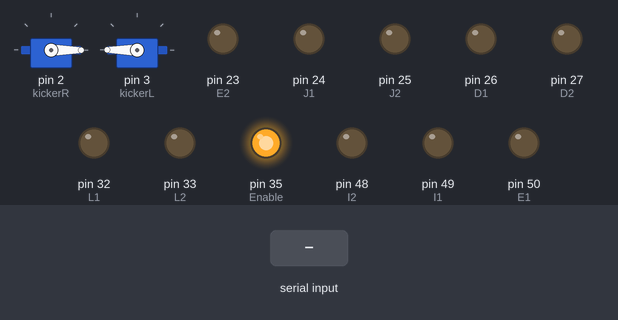
This sketch was run on a simulated Arduino Mega 2560, built with avr-gcc and run on an emulated ATmega2560. Shown: 2 × servo, output pins drawn as LEDs (lit = HIGH). The test bench sets the inputs (shaded band). Pins used as bus, display or sensor lines are not drawn.

Above: at 4.2 s.
4.3 s: "x" received over Serial
At 5.6 s:
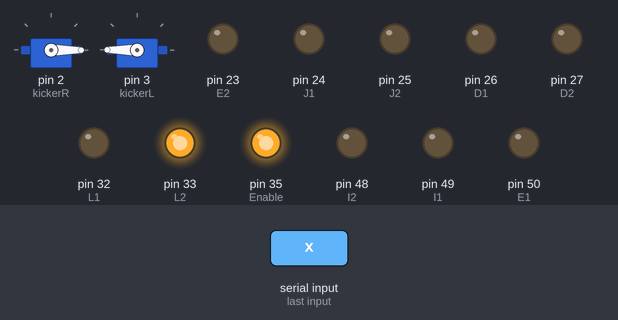
6.2 s: byte 73 (73) received over Serial
At 7.4 s:
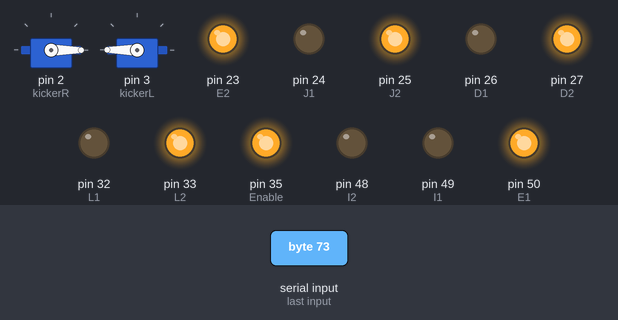
7.7 s: byte 82 (82) received over Serial
At 8.6 s:
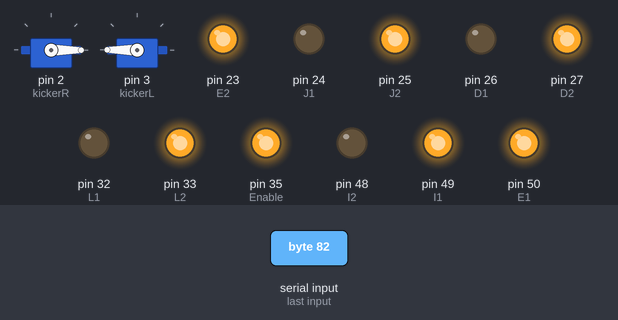
9.2 s: byte 66 (66) received over Serial
At 9.7 s:
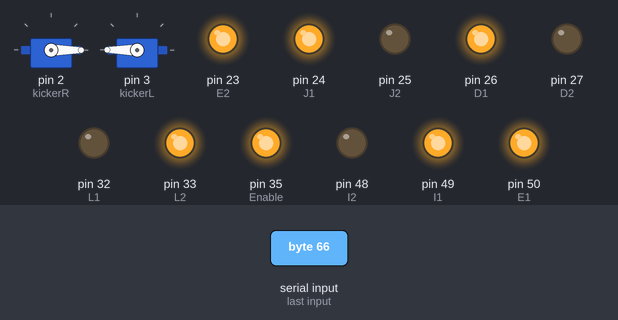
10.7 s: byte 74 (74) received over Serial
At 11.9 s:
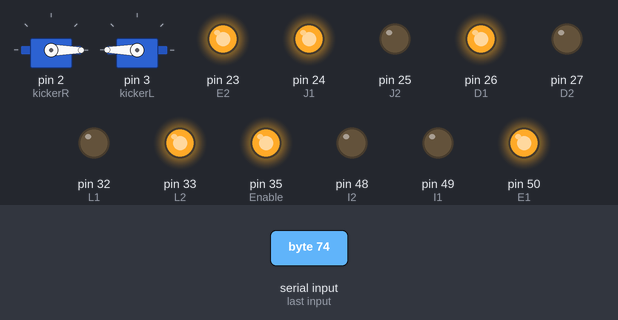
12.2 s: byte 72 (72) received over Serial
At 13.2 s:
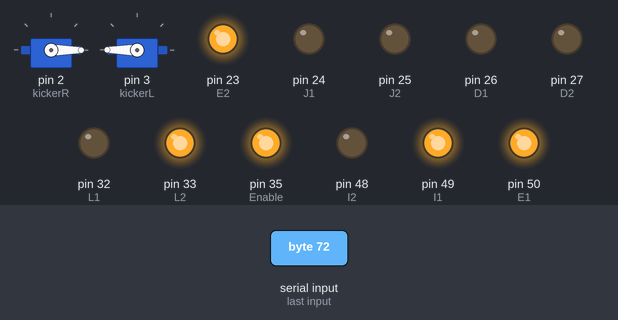
Timing chart, 0 to 14.7 s (numbered marks = the images above; inputs shaded):
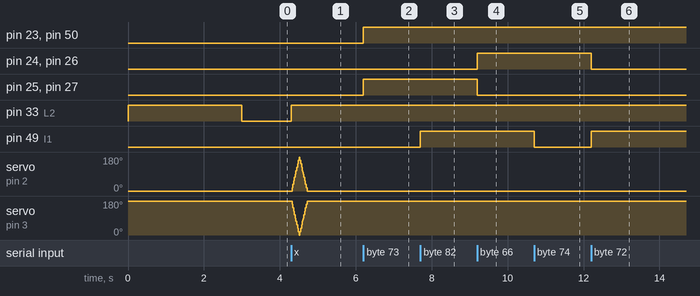

The sketch:

Robosoc2.1.ino
```cpp
// for Bluetooth Rc controller app

#include <Servo.h>

int incomingByte;

int I1 = 49;
int I2 = 48;
int J1 = 24;
int J2 = 25;
int C1 = 53;
int C2 = 52;
int D1 = 26;
int D2 = 27;
int E1 = 50;
int E2 = 23;

Servo kickerR;
Servo kickerL;

int R1 = 36;
int R2 = 37;
int Enable = 35;

int L1 = 32;
int L2 = 33;

int pos1 = 0;
/*Servo kicker1;
Servo kicker2;
int pos1= 0;
int pos2 = 0;*/

void hit()
{

  digitalWrite(R2,HIGH);
  digitalWrite(L2,HIGH);

  for (pos1 = 0; pos1 <= 180; pos1 += 1) { // goes from 0 degrees to 180 degrees
    // in steps of 1 degree
    kickerR.write(pos1);
    kickerL.write(180-pos1);// tell servo to go to position in variable 'pos'
    delay(1);                       // waits 15ms for the servo to reach the position
  }
  for (pos1 = 180; pos1 >= 0; pos1 -= 1) { // goes from 180 degrees to 0 degrees
    kickerR.write(pos1);
    kickerL.write(180-pos1);// tell servo to go to position in variable 'pos'
    delay(1);                       // waits 15ms for the servo to reach the position
  }
}


// bluetooth 0,1,GND,+5V
void setup() {
  Serial.begin(9600);
  pinMode(I1,OUTPUT);
  pinMode(I2,OUTPUT);
  pinMode(J1,OUTPUT);
  pinMode(J2,OUTPUT);
  pinMode(C1,OUTPUT);
  pinMode(C2,OUTPUT);
  pinMode(D1,OUTPUT);
  pinMode(D2,OUTPUT);

  pinMode(E1,OUTPUT);
  pinMode(E2,OUTPUT);

  pinMode(R1,OUTPUT);
  pinMode(R2,OUTPUT);
  pinMode(L1,OUTPUT);
  pinMode(L2,OUTPUT);
  pinMode(Enable,OUTPUT);

  kickerR.attach(2);
  kickerL.attach(3);

  //kicker1.attach(12);
  //kicker2.attach(13);

  digitalWrite(I1,LOW);
  digitalWrite(I2,LOW);
  digitalWrite(J1,LOW);
  digitalWrite(J2,LOW);
  digitalWrite(C1,LOW);
  digitalWrite(C2,LOW);
  digitalWrite(D1,LOW);
  digitalWrite(D2,LOW);

  digitalWrite(E1,LOW);
  digitalWrite(E2,LOW);

  digitalWrite(R1,LOW);
digitalWrite(R2,HIGH);
digitalWrite(L1,LOW);
digitalWrite(L2,HIGH);
digitalWrite(Enable,HIGH);

kickerR.write(0);
kickerL.write(180);
delay(3000);

digitalWrite(R2,LOW);
digitalWrite(L2,LOW);
}

void loop() {
if (Serial.available() > 0)
{
// read the incoming byte:
incomingByte = Serial.read();

if(incomingByte==70) // forward
{
  digitalWrite(I1,LOW);
  digitalWrite(I2,HIGH);
  digitalWrite(J1,LOW);
  digitalWrite(J2,HIGH);
  digitalWrite(C1,LOW);
  digitalWrite(C2,HIGH);
  digitalWrite(D1,LOW);
  digitalWrite(D2,HIGH);

  digitalWrite(E1,HIGH);
  digitalWrite(E2,HIGH);
}

if(incomingByte == 71) // forward left
{
  digitalWrite(I1,LOW);
  digitalWrite(I2,HIGH);
  digitalWrite(J1,LOW);
  digitalWrite(J2,LOW);
  digitalWrite(C1,LOW);
  digitalWrite(C2,HIGH);
  digitalWrite(D1,LOW);
  digitalWrite(D2,LOW);

  digitalWrite(E1,HIGH);
  digitalWrite(E2,HIGH);

}

if(incomingByte == 76) // left
{
  digitalWrite(I1,LOW);
  digitalWrite(I2,HIGH);
  digitalWrite(J1,HIGH);
  digitalWrite(J2,LOW);
  digitalWrite(C1,LOW);
  digitalWrite(C2,HIGH);
  digitalWrite(D1,HIGH);
  digitalWrite(D2,LOW);

  digitalWrite(E1,HIGH);
  digitalWrite(E2,HIGH);

}

if (incomingByte == 83) // stop
{
  digitalWrite(I1,LOW);
  digitalWrite(I2,LOW);
  digitalWrite(J1,LOW);
  digitalWrite(J2,LOW);
  digitalWrite(C1,LOW);
  digitalWrite(C2,LOW);
  digitalWrite(D1,LOW);
  digitalWrite(D2,LOW);

  digitalWrite(E1,LOW);
  digitalWrite(E2,LOW);


}

if (incomingByte==120||incomingByte==88) // shoot
{
  hit();

}

if (incomingByte==73) // forward right
{
  digitalWrite(I1,LOW);
  digitalWrite(I2,LOW);
  digitalWrite(J1,LOW);
  digitalWrite(J2,HIGH);
  digitalWrite(C1,LOW);
  digitalWrite(C2,LOW);
  digitalWrite(D1,LOW);
  digitalWrite(D2,HIGH);

  digitalWrite(E1,HIGH);
  digitalWrite(E2,HIGH);

}

if (incomingByte==82) //  right
{
  digitalWrite(I1,HIGH);
  digitalWrite(I2,LOW);
  digitalWrite(J1,LOW);
  digitalWrite(J2,HIGH);
  digitalWrite(C1,HIGH);
  digitalWrite(C2,LOW);
  digitalWrite(D1,LOW);
  digitalWrite(D2,HIGH);

  digitalWrite(E1,HIGH);
  digitalWrite(E2,HIGH);

}

if (incomingByte==66) // Reverse
{
  digitalWrite(I2,LOW);
  digitalWrite(I1,HIGH);
  digitalWrite(J2,LOW);
  digitalWrite(J1,HIGH);
  digitalWrite(C2,LOW);
  digitalWrite(C1,HIGH);
  digitalWrite(D2,LOW);
  digitalWrite(D1,HIGH);

  digitalWrite(E1,HIGH);
  digitalWrite(E2,HIGH);

}

if (incomingByte==74) // reverse right
{
  digitalWrite(I1,LOW);
  digitalWrite(I2,LOW);
  digitalWrite(J1,HIGH);
  digitalWrite(J2,LOW);
  digitalWrite(C1,LOW);
  digitalWrite(C2,LOW);
  digitalWrite(D1,HIGH);
  digitalWrite(D2,LOW);

  digitalWrite(E1,HIGH);
  digitalWrite(E2,HIGH);

}

if(incomingByte == 72) // reverse left
{
  digitalWrite(I1,HIGH);
  digitalWrite(I2,LOW);
  digitalWrite(J1,LOW);
  digitalWrite(J2,LOW);
  digitalWrite(C1,HIGH);
  digitalWrite(C2,LOW);
  digitalWrite(D1,LOW);
  digitalWrite(D2,LOW);

  digitalWrite(E1,HIGH);
  digitalWrite(E2,HIGH);

}

} // end of available

} // end of loop
```

Measured:
- after the input at 4.3 s, pin 33 (L2): LOW → HIGH at once; servo on pin 2 (kickerR): rises from 0° to 180° in 0.19 s, then falls to 0° in 0.21 s
- after the input at 6.2 s, pin 23 (E2), pin 25 (J2), pin 27 (D2), pin 50 (E1): LOW → HIGH at once
- after the input at 7.7 s, pin 49 (I1): LOW → HIGH at once
- after the input at 9.2 s, pin 24 (J1), pin 26 (D1): LOW → HIGH at once; pin 25 (J2), pin 27 (D2): HIGH → LOW at once
- after the input at 10.7 s, pin 49 (I1): HIGH → LOW at once
- after the input at 12.2 s, pin 24 (J1), pin 26 (D1): HIGH → LOW at once; pin 49 (I1): LOW → HIGH at once
